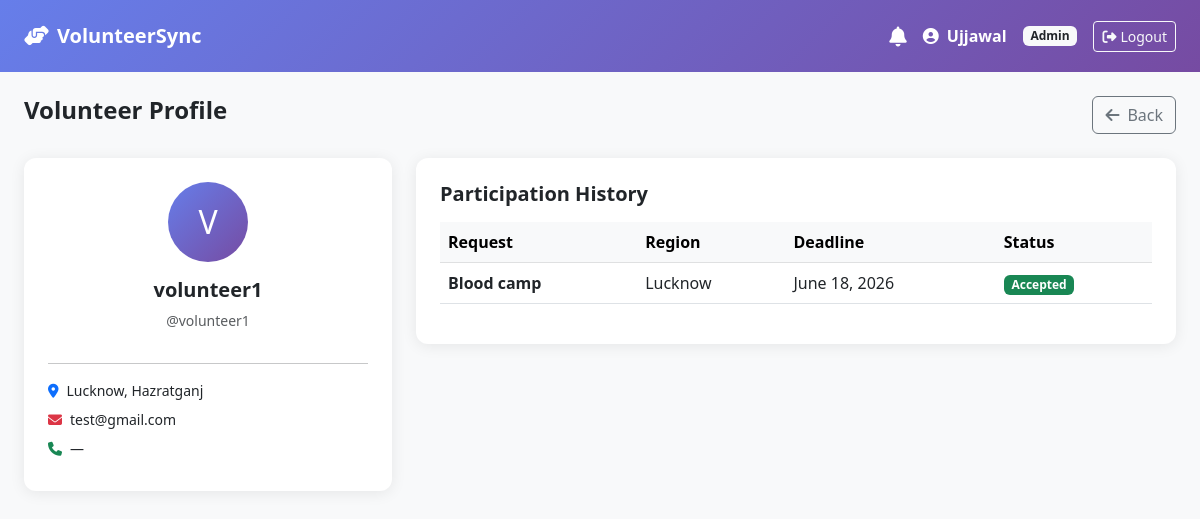
/volunteers/2/ (signed in), run on the app's committed database.
### core/models.py (models this page shows)
class User(AbstractUser):
    ROLE_CHOICES = [('admin', 'Admin'), ('volunteer', 'Volunteer')]
    role = models.CharField(max_length=20, choices=ROLE_CHOICES, default='volunteer')
    region = models.CharField(max_length=100, blank=True)
    area = models.CharField(max_length=100, blank=True)
    phone = models.CharField(max_length=15, blank=True)

class RequestResponse(models.Model):
    STATUS_CHOICES = [('accepted', 'Accepted'), ('rejected', 'Rejected')]
    volunteer = models.ForeignKey(User, on_delete=models.CASCADE)
    request = models.ForeignKey(VolunteerRequest, on_delete=models.CASCADE)
    status = models.CharField(max_length=20, choices=STATUS_CHOICES)
    responded_at = models.DateTimeField(auto_now_add=True)
    class Meta:
        unique_together = ('volunteer', 'request')

class VolunteerRequest(models.Model):
    title = models.CharField(max_length=200)
    description = models.TextField()
    region = models.CharField(max_length=100)
    area = models.CharField(max_length=100)
    deadline = models.DateField()
    raised_by = models.ForeignKey(User, on_delete=models.CASCADE, related_name='requests')
    created_at = models.DateTimeField(auto_now_add=True)

### core/views.py (the view)
# urls.py: path('volunteers/<int:pk>/', views.volunteer_detail, name='volunteer_detail'),
@login_required
def volunteer_detail(request, pk):
    if request.user.role != 'admin':
        return redirect('dashboard')
    volunteer = get_object_or_404(User, pk=pk, role='volunteer')
    responses = RequestResponse.objects.filter(volunteer=volunteer).select_related('request')
    return render(request, 'volunteer_detail.html', {'volunteer': volunteer, 'responses': responses})

### core/templates/volunteer_detail.html
{% extends 'base.html' %}
{% block content %}
<div class="row mb-4">
    <div class="col">
        <h4 class="fw-bold text-dark">Volunteer Profile</h4>
    </div>
    <div class="col-auto">
        <a href="{% url 'volunteer_list' %}" class="btn btn-outline-secondary">
            <i class="fas fa-arrow-left me-2"></i>Back
        </a>
    </div>
</div>
<div class="row">
    <div class="col-md-4 mb-4">
        <div class="card p-4 text-center">
            <div class="rounded-circle text-white d-flex align-items-center justify-content-center mx-auto mb-3"
                 style="width:80px;height:80px;font-size:2rem;background:linear-gradient(135deg,#667eea,#764ba2);">
                {{ volunteer.username|first|upper }}
            </div>
            <h5 class="fw-bold">{{ volunteer.get_full_name|default:volunteer.username }}</h5>
            <p class="text-muted small">@{{ volunteer.username }}</p>
            <hr>
            <div class="text-start small">
                <div class="mb-2"><i class="fas fa-map-marker-alt me-2 text-primary"></i>{{ volunteer.region|default:"—" }}, {{ volunteer.area|default:"—" }}</div>
                <div class="mb-2"><i class="fas fa-envelope me-2 text-danger"></i>{{ volunteer.email|default:"—" }}</div>
                <div class="mb-2"><i class="fas fa-phone me-2 text-success"></i>{{ volunteer.phone|default:"—" }}</div>
            </div>
        </div>
    </div>
    <div class="col-md-8 mb-4">
        <div class="card p-4">
            <h5 class="fw-bold mb-3">Participation History</h5>
            {% if responses %}
            <div class="table-responsive">
                <table class="table table-hover align-middle">
                    <thead class="table-light">
                        <tr>
                            <th>Request</th>
                            <th>Region</th>
                            <th>Deadline</th>
                            <th>Status</th>
                        </tr>
                    </thead>
                    <tbody>
                        {% for r in responses %}
                        <tr>
                            <td class="fw-semibold">{{ r.request.title }}</td>
                            <td>{{ r.request.region }}</td>
                            <td>{{ r.request.deadline }}</td>
                            <td>
                                {% if r.status == 'accepted' %}
                                <span class="badge bg-success">Accepted</span>
                                {% else %}
                                <span class="badge bg-danger">Unavailable</span>
                                {% endif %}
                            </td>
                        </tr>
                        {% endfor %}
                    </tbody>
                </table>
            </div>
            {% else %}
            <div class="text-center py-4 text-muted">
                <i class="fas fa-inbox fa-3x mb-3"></i>
                <p>No participation history yet.</p>
            </div>
            {% endif %}
        </div>
    </div>
</div>
{% endblock %}

### core/templates/base.html (shortened to what this page needs)
<!DOCTYPE html>
<html lang="en">
<head>
    <link href="https://cdn.jsdelivr.net/npm/bootstrap@5.3.0/dist/css/bootstrap.min.css" rel="stylesheet">
    <link href="https://cdnjs.cloudflare.com/ajax/libs/font-awesome/6.4.0/css/all.min.css" rel="stylesheet">
</head>
<body>
{% if user.is_authenticated %}
<nav class="navbar navbar-expand-lg navbar-dark px-4 py-3">
    <a class="navbar-brand fw-bold fs-5" href="{% url 'dashboard' %}">
        <i class="fas fa-hands-helping me-2"></i>VolunteerSync
    </a>
    <div class="ms-auto d-flex align-items-center gap-3">
        <div class="position-relative">
            <a href="{% url 'notifications' %}" class="text-white text-decoration-none">
                <i class="fas fa-bell fa-lg"></i>
            </a>
        </div>
        <span class="text-white fw-semibold">
            <i class="fas fa-user-circle me-1"></i>
            {{ user.get_full_name|default:user.username }}
        </span>
        <span class="badge bg-light text-dark">{{ user.role|title }}</span>
        <a href="{% url 'logout' %}" class="btn btn-outline-light btn-sm">
            <i class="fas fa-sign-out-alt me-1"></i>Logout
        </a>
    </div>
</nav>
{% endif %}
<div class="container-fluid px-4 mt-4">
    {% block content %}{% endblock %}
</div>
</body>
</html>

### core/templates/base.html (style rules this page uses)
body { background-color: #f8f9fa; font-family: 'Segoe UI', sans-serif; }
.navbar { background: linear-gradient(135deg, #667eea 0%, #764ba2 100%); }
.card { border: none; box-shadow: 0 2px 15px rgba(0,0,0,0.08); border-radius: 12px; }

### data on the page
User: get_full_name "Ujjawal", role "Admin"
User: username|first "V", get_full_name "volunteer1", username "volunteer1", region "Lucknow", area "Hazratganj", email "test@gmail.com", phone "—"
RequestResponse: request "Blood camp", request.region "Lucknow", request.deadline "June 18, 2026", status "Accepted"
